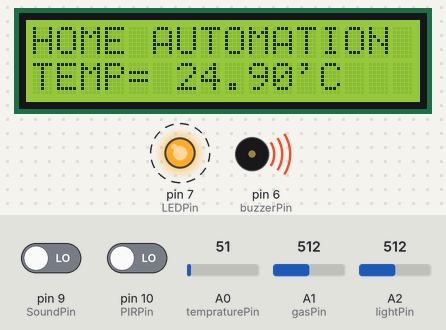
The sketch below on a simulated Arduino Uno, built with avr-gcc and run on an emulated ATmega328P. On the bench: 16×2 character LCD, output pins drawn as LEDs (lit = HIGH), buzzer (waves = sounding). Dashed ring = blinking. Inputs (shaded band) come from the test bench; at power-on: A0 (tempraturePin) = 51, A2 (lightPin) = 512, pin 9 (SoundPin) LOW, pin 10 (PIRPin) LOW, A1 (gasPin) = 512.

Above: at 2.86 s.
3.3 s: A0 (tempraturePin) set to 23
At 3.62 s:
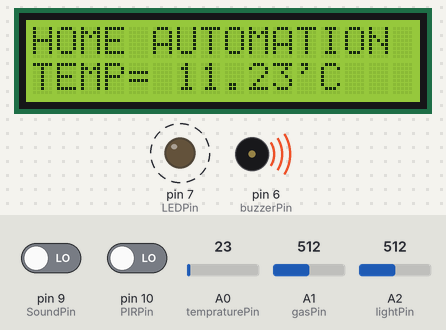
6.0 s: A0 (tempraturePin) set to 18
At 6.38 s:
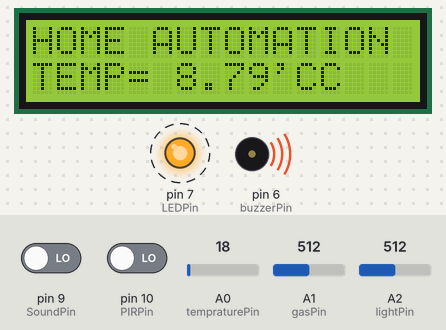
8.1 s: A2 (lightPin) set to 860
At 9.3 s:
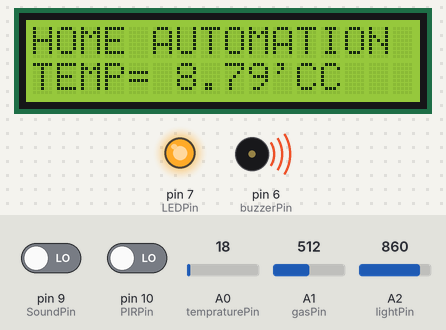
9.6 s: pin 9 (SoundPin) driven HIGH
At 9.95 s:
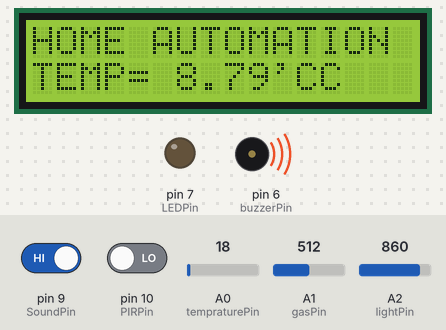
12.7 s: pin 9 (SoundPin) driven LOW
At 12.7 s:
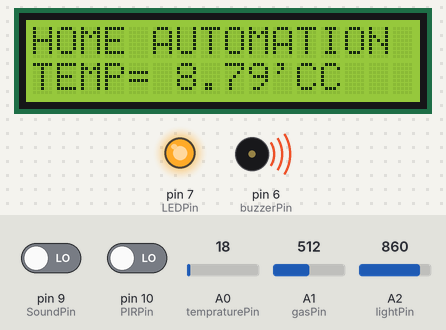
14.2 s: pin 10 (PIRPin) driven HIGH
At 14.8 s:
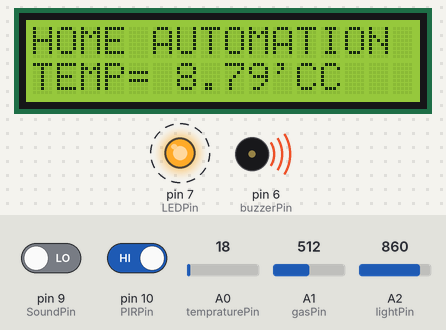
Timing chart, 0 to 18.3 s (numbered marks = the images above; inputs shaded):
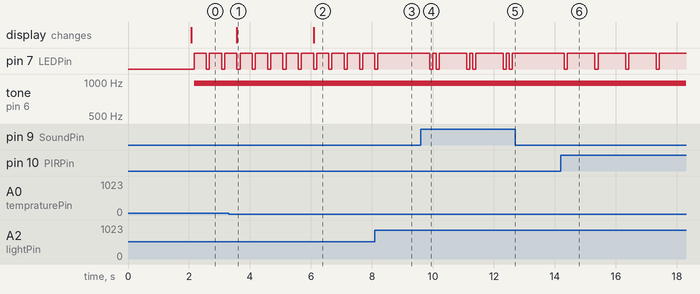

Measured:
- the behaviour switches between 21 and 20 on A0 (tempraturePin) (found by bisection; images 1 and 2)
- after the input at 3.3 s, the display: changes after 0.27 s (image 1)
- after the input at 6.0 s, the display: changes after 0.09 s (image 2)
- after the input at 8.1 s, pin 7 (LEDPin): goes on until 8.2 s, then stays HIGH
- after the input at 9.6 s, pin 7 (LEDPin): HIGH → LOW after 0.30 s, then repeats every 1.2 s: HIGH 0.10 s, LOW 0.10 s, HIGH 0.90 s, LOW 0.10 s
- after the input at 12.7 s, pin 7 (LEDPin): stops changing and stays HIGH
- after the input at 14.2 s, pin 7 (LEDPin): alternates HIGH for 0.90 s and LOW for 0.10 s, starting after 0.11 s
- by itself, pin 7 (LEDPin): alternates HIGH for 0.40 s and LOW for 0.10 s

The sketch:

PHA.ino
```cpp
/**********************************************************************************************************************
 *  HOME AUTOMATION PROJECT
 *  JECRC University
 *  by: Jitender Singh Virk, Dhawal Mathur, Chanchal Nama, Kamal Kumar Tripathi
 *      3rd year, 6th semester, B.Tech, CSE A2.
 **********************************************************************************************************************/

/* 16x2 LCD connection to Arduino uno
 * The circuit:
   * LCD VSS pin to ground
   * LCD VDD pin to 5V
   * LCD V0 pin to center pin of potentiometer
   * LCD RS pin to digital pin 12
   * LCD R/W pin to ground
   * LCD E(Enable) pin to digital pin 11
   * LCD D4 pin to digital pin 5
   * LCD D5 pin to digital pin 4
   * LCD D6 pin to digital pin 3
   * LCD D7 pin to digital pin 2
   * LCD A pin to 5V with green resistor
   * LCD K pin to ground
   * Potentiometer: center pin to V0, one to ground and leave third not connected
 */

#include<LiquidCrystal.h>                          // LCD library
LiquidCrystal lcd(12, 11, 5, 4, 3, 2);             // initialize the library with the numbers of the interface pins

int LEDPin = 7;                                    // Arduino Pin 7 is connected to +ve of LED
int buzzerPin = 6;                                 // Arduino Pin 6 is connected to out pin of Buzzer
int PIRPin = 10;                                   // Arduino Pin 8 is connected to out pin of PIR Sensor
int SoundPin = 9;                                  // Arduino Pin 9 is connected to out pin of Sound Sensor
int tempraturePin = A0;                            // Arduino pin A0 is connected to out pin of Temprature sensor
int gasPin = A1;                                   // Arduino pin A1 is connected to out pin of Gas sensor
int lightPin = A2;                                 // Arduino pin A2 is connected to out pin of Light sensor
int motionDetected = LOW;                          // Start MotionDetected as low (No motion detected)
int soundDetected = LOW;                           // Start SoundDetected as low (No Sound Detected)
//const int trigPin = 12;
//const int echoPin = 13;


void setup()
{
    lcd.begin (16, 2);                             // set up the LCD's number of columns and rows:
    lcd.print ("HOME AUTOMATION");                 // Print a message to the LCD.
    Serial.begin (9600);                           // opens serial port, sets data rate to 9600 bps
    pinMode (LEDPin, OUTPUT);                      // initialize LEDPin 7 as output
    pinMode (buzzerPin, OUTPUT);                   // initialize BuzzerPin 6 as output
    pinMode (PIRPin, INPUT);                       // initialize PIRSensorPin 8 as input
    pinMode (SoundPin, INPUT);                     // initialize SoundSensorPin 9 as input
    delay (2000);                                  // Allow time for the PIR Sensor to callibrate
// pinMode(echoPin, INPUT);
// pinMode(trigPin, OUTPUT);
// Serial.begin(9600);
}

unsigned long motionSensor()
{
    /* This code controls PIR Motion Sensor, Buzzer and a LED light:
     *  START-----------------------------------------------------------------------------------------------------
     */
   motionDetected = digitalRead (PIRPin);                 // Read the PIR sensor
    if (motionDetected == HIGH)                            // If motion detected
    {
        digitalWrite (LEDPin, HIGH);
        analogWrite (buzzerPin, 250);                      // set buzzer sound intensity to 250(0 to 254)
        delay (100);
        digitalWrite (LEDPin, LOW);
        analogWrite (buzzerPin, 25);                       // set buzzer sound intensity to 25(0 to 254)
        delay (100);
    }
    soundDetected = digitalRead (SoundPin);                // read the sound sensor
    if (soundDetected == HIGH)                             // if sound detected
    {
        digitalWrite (LEDPin, HIGH);
        analogWrite (buzzerPin, 25);
        delay (100);
        digitalWrite (LEDPin, LOW);
        analogWrite (buzzerPin, 50);
        delay (100);
        digitalWrite (LEDPin, HIGH);
        analogWrite (buzzerPin, 75);
        delay (100);
        digitalWrite (LEDPin, LOW);
        analogWrite (buzzerPin, 100);
        delay (100);
    }
    digitalWrite (LEDPin, LOW);
    digitalWrite (buzzerPin,LOW);
}
    /*  END--------------------------------------------------------------------------
     *

     * Next code controls temprature sensor and display it on 16x2 LCD
     *  START------------------------------------------------------------------------------------------------------
     */
     unsigned long tempSensor()
     {
    //Serial.println (analogRead (tempraturePin));
    int Tvalue = analogRead (tempraturePin);                // read from A0 analog pin
    float volts = (Tvalue / 1024.0) * 5.0;                  // conversion to volts
    float tempC =  (volts * 100.0);                         // conversion to temp Celsius
    lcd.setCursor (0,1);                                    // set the cursor to column 0, line 1
    lcd.print ("TEMP= ");
    lcd.print (tempC);
    lcd.print ("'C");
    delay (100);
     }
    /*  END--------------------------------------------------------------------------
     *
     * Next code controls Gas sensor and Buzzer and lED will go ON when Gas is detected
     *  START------------------------------------------------------------------------------------------------------
     */
     unsigned long gasSensor()
   {
    //Serial.println (analogRead (gasPin));
    //delay (1000);                                         // Print value every 1 sec.
    if (analogRead (gasPin) > 160)
    {
        digitalWrite (LEDPin, HIGH);                        // LED ON
        analogWrite (buzzerPin, 250);                       // Buzzer ON with 250 sound intensity
        delay (200);
        analogWrite (buzzerPin, 100);                       // Buzzer ON with 100 sound intensity
        delay (200);
    }
    else
    {
        digitalWrite (LEDPin, LOW);                         // LED OFF
        digitalWrite (buzzerPin,LOW);                       // Buzzer OFF
    }
   }
    /*  END--------------------------------------------------------------------------
     *
     * Next code controls Light sensor and Buzzer and LED will go ON when Light is detected
     *  START------------------------------------------------------------------------------------------------------
     */
    unsigned long lightSensor()
    {
     //Serial.println (analogRead (lightPin));
     int Lvalue = analogRead (lightPin);
     if (Lvalue > 850)
     {
         digitalWrite (LEDPin, HIGH);
         delay (300);
     }
     else
     {
         digitalWrite (LEDPin, LOW);
         digitalWrite (buzzerPin, LOW);
     }
    }
     /*  END--------------------------------------------------------------------------
     *
     * Next code controls UltraSonic sensor
     *  START------------------------------------------------------------------------------------------------------
     */
 /*unsigned long ultraSound()
 {
   // establish variables for duration of the ping,
  // and the distance result in inches and centimeters:
  long duration, inches, cm;

  // The sensor is triggered by a HIGH pulse of 10 or more microseconds.
  // Give a short LOW pulse beforehand to ensure a clean HIGH pulse:

  digitalWrite(trigPin, LOW);
  delayMicroseconds(2);
  digitalWrite(trigPin, HIGH);
  delayMicroseconds(10);
  digitalWrite(trigPin, LOW);

  // Read the signal from the sensor: a HIGH pulse whose
  // duration is the time (in microseconds) from the sending
  // of the ping to the reception of its echo off of an object.

  duration = pulseIn(echoPin, HIGH);

  // convert the time into a distance
  inches = microsecondsToInches(duration);
  cm = microsecondsToCentimeters(duration);

  Serial.print(inches);
  Serial.print("in, ");
  Serial.print(cm);
  Serial.print("cm");
  Serial.println();

  delay(1000);
}

long microsecondsToInches(long microseconds)
{
  // According to Parallax's datasheet for the PING))), there are
  // 73.746 microseconds per inch (i.e. sound travels at 1130 feet per
  // second).  This gives the distance travelled by the ping, outbound
  // and return, so we divide by 2 to get the distance of the obstacle.
  // See: http://www.parallax.com/dl/docs/prod/acc/28015-PING-v1.3.pdf
  return microseconds / 74 / 2;
}

long microsecondsToCentimeters(long microseconds)
{
  // The speed of sound is 340 m/s or 29 microseconds per centimeter.
  // The ping travels out and back, so to find the distance of the
  // object we take half of the distance travelled.
  return microseconds / 29 / 2;
}
*/

void loop()
{

    int ts = 0;
    ts = tempSensor();

    int ms = 0;
    ms = motionSensor();

    int gs = 0;
    gs = gasSensor();

    int ls = 0;
    ls = lightSensor();

    /*int us = 0;
    us = ultraSound();*/


}
```
